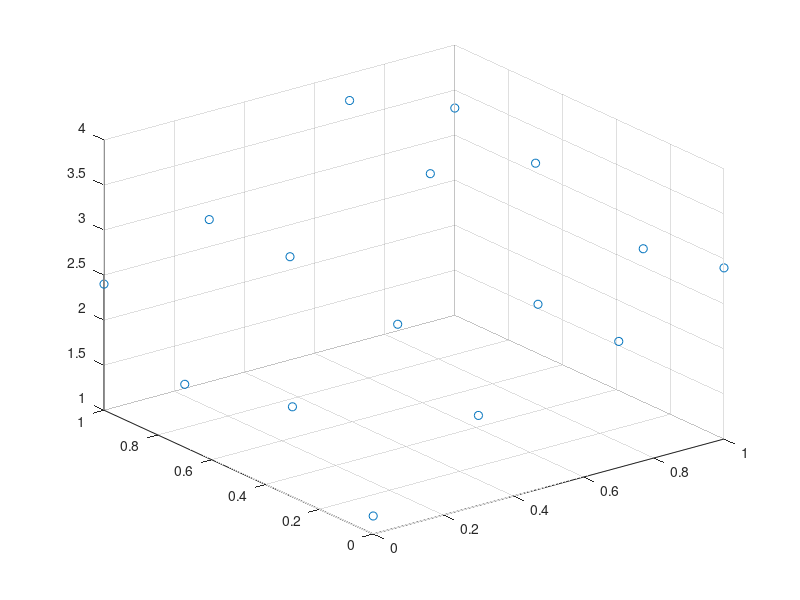

The MATLAB source for this figure: (Note: this script raises an error after producing the figure.)
%%
% Fitting mit mehreren Prediktoren
datax = [0;0;0;0;0.3;0.3;0.3;0.3;0.7;0.7;0.7;0.7;1;1;1;1];
datay = [0;0.3;0.7;1;0;0.3;0.7;1;0;0.3;0.7;1;0;0.3;0.7;1];
dataz = [1.2;2;1.7;2.4;2;2.6;2.8;2.8;2.4;2.4;3.3;3.7;2.9;2.7;3.1;3.3];
scatter3(datax,datay,dataz,'ob');

f=fit([datax,datay], dataz, 'a*x+b*y+c');

hold on;
x = linspace(0,1,100);
y = linspace(0,1,100);
[X,Y] = meshgrid(x,y);
mesh(X,Y,f(X,y));

%%
% Prognose Körpergröße von Handspanne
opts = detectImportOptions('./W2021/SurveyData.csv');
data = readtable('./W2021/Surveydata.csv', opts);

% Variablen im Surveydata.csv File:
% Age
% Sex
% Wr_Hnd
% Height


scatter(data.Wr_Hnd, data.Height);
f=fit(data.Wr_Hnd, data.Height, 'a+b*x', 'Startpoint', [0,0]);
plot(f);
plot(f, data.Wr_Hnd, data.Height);
predint(f, 22.5)